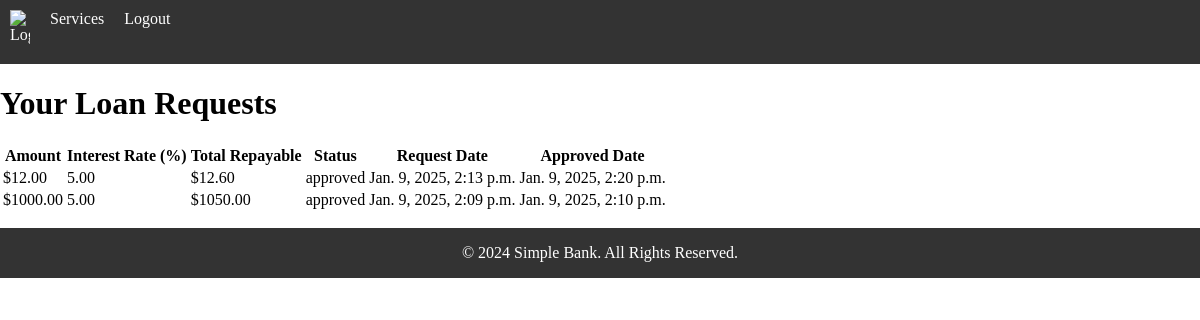
/loan_status/ (signed in), run on the app's committed database.
### accounts/models.py (models this page shows, shortened)
class Loan(models.Model):
    STATUS_CHOICES = [
        ('pending', 'Pending'),
        ('approved', 'Approved'),
        ('rejected', 'Rejected'),
    ]
    user = models.ForeignKey(User, on_delete=models.CASCADE)
    amount = models.DecimalField(max_digits=10, decimal_places=2)
    interest_rate = models.DecimalField(max_digits=5, decimal_places=2, default=5.0)
    total_repayable = models.DecimalField(max_digits=10, decimal_places=2, blank=True, null=True)
    status = models.CharField(max_length=10, choices=STATUS_CHOICES, default='pending')
    request_date = models.DateTimeField(auto_now_add=True)
    approved_date = models.DateTimeField(blank=True, null=True)

### accounts/views.py (the view)
# urls.py: path('loan_status/', views.loan_status, name='loan_status'),
@login_required
def loan_status(request):
    loans = Loan.objects.filter(user=request.user).order_by('-request_date')
    return render(request, 'accounts/loan_status.html', {'loans': loans})

### accounts/templates/accounts/loan_status.html (shortened to what this page needs)
{% extends 'accounts/layout.html' %}
{% block content %}
<h1>Your Loan Requests</h1>
<table>
    <tr>
        <th>Amount</th>
        <th>Interest Rate (%)</th>
        <th>Total Repayable</th>
        <th>Status</th>
        <th>Request Date</th>
        <th>Approved Date</th>
    </tr>
    {% for loan in loans %}
    <tr>
        <td>${{ loan.amount }}</td>
        <td>{{ loan.interest_rate }}</td>
        <td>${{ loan.total_repayable }}</td>
        <td>{{ loan.status }}</td>
        <td>{{ loan.request_date }}</td>
        <td>{{ loan.approved_date|default:"N/A" }}</td>
    </tr>
    {% endfor %}
</table>
{% endblock %}

### accounts/templates/accounts/layout.html (shortened to what this page needs)
<!DOCTYPE html>
<html>
    {% load static %}
    <head>
        <link rel="stylesheet" href="{% static 'accounts/styles.css' %}">
    </head>
    <body>
        <nav>
            <ul class="navbar">
                <li>
                    <a href="{% url 'home' %}"><img src="https://www.pngplay.com/wp-content/uploads/6/Bank-Logo-Transparent-PNG.png" alt="Logo" class="logo"></a>
                </li>
                <li class="dropdown">
                    <a href="#">Services</a>
                </li>
                <li><a href="{% url 'logout' %}">Logout</a></li>
            </ul>
        </nav>
        <main>
            {% block content %}
            {% endblock %}
        </main>
        <footer>
            <div class="footer">
                <p>&copy; 2024 Simple Bank. All Rights Reserved.</p>
            </div>
        </footer>
    </body>
</html>

### accounts/static/accounts/styles.css (style rules this page uses)
html, body { margin: 0; padding: 0; height: 100%; display: flex; flex-direction: column; }
.footer { background-color: #333; color: white; text-align: center; line-height: 50px; height: 50px; flex-shrink: 0; width: 100%; }
ul { list-style-type: none; padding: 0; margin: 0; }
.logo { max-width: 20px; height: auto; }
ul li { color: red; margin-bottom: 10px; }
.navbar { display: flex; background-color: #333; padding: 10px; list-style-type: none; }
.navbar li { margin-right: 20px; }
.navbar a { color: white; text-decoration: none; }

### data on the page
Loan: amount "12.00", interest_rate "5.00", total_repayable "12.60", status "approved", request_date "Jan. 9, 2025, 2:13 p.m.", approved_date "Jan. 9, 2025, 2:20 p.m."
Loan: amount "1000.00", interest_rate "5.00", total_repayable "1050.00", status "approved", request_date "Jan. 9, 2025, 2:09 p.m.", approved_date "Jan. 9, 2025, 2:10 p.m."
